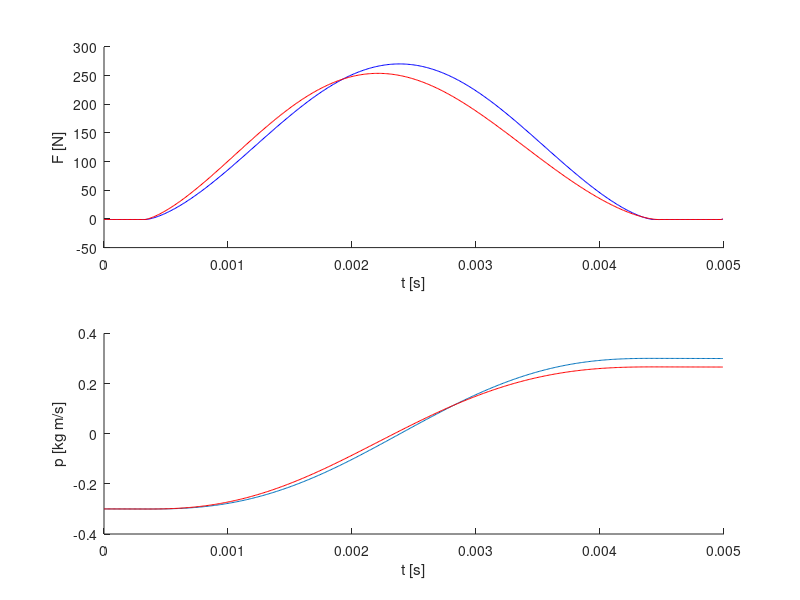

MATLAB code to generate this figure:
clf;
g = 9.8; % m/s^2
R= 0.02; % m
m = 0.1; % kg
y0 = 0.021; % m
v0 = -3.0; % m/s
k = 1000000.0;
for eta = [0.0 3000.0]
	time = 0.005;
	dt = 0.00001;
	n = ceil(time/dt);
	t = zeros(n,1);
	y = zeros(n,1);
	v = zeros(n,1);
	Fnet = zeros(n,1);
	y(1) = y0;
	v(1) = v0;
	for i = 1:n-1
		dy = R-y(i);
		if (dy<=0.0)
			N = 0.0;
		else
			N = k*dy^1.5-eta*v(i)*dy;
		end
		Fnet(i) = N - m*g;
		a = Fnet(i)/m;
		v(i+1) = v(i) + a*dt;
		y(i+1) = y(i) + v(i+1)*dt;
		t(i+1) = t(i) + dt;
	end
	subplot(2,1,1)
	hold('on');
	if(eta>0)
		plot(t,Fnet,'-r');
	else
		plot(t,Fnet,'-b');
	end
	xlabel('t [s]');
	ylabel('F [N]');
	subplot(2,1,2)
	hold('on');
	p = m*v;
	if(eta>0)
		plot(t,p,'-r');
	else
		plot(t,p);
	end
	xlabel('t [s]');
	ylabel('p [kg m/s]');
	p(n)-p(1)
end